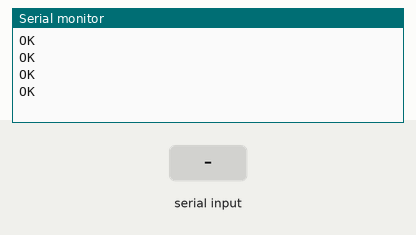
The sketch below on a simulated Arduino Uno, built with avr-gcc and run on an emulated ATmega328P. Parts: the last lines printed to the serial monitor. The test bench sets the inputs (shaded band). The modem accepts every AT command (registered, SIM ready, sends succeed) and sends nothing else.

Above: at 11.2 s.
11.3 s: "RING" received over Serial
At 11.8 s:
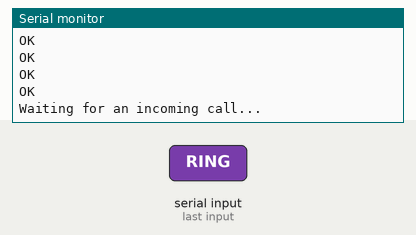
13.8 s: "RING" received over the second serial link
At 15.6 s:
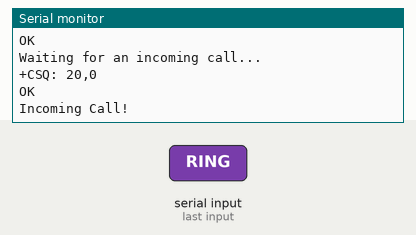
16.3 s: "S" received over Serial
At 18.5 s:
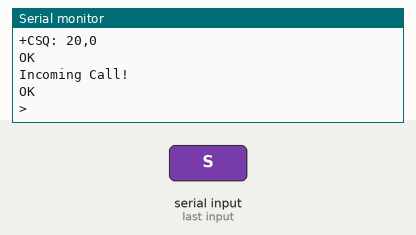
18.8 s: "B" received over Serial
At 21.0 s:
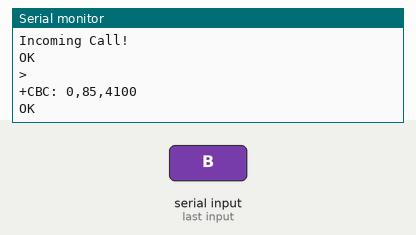

The sketch:

GSM_LATEST.ino
```cpp
#include <SoftwareSerial.h>

SoftwareSerial mySerial(10, 11); // RX, TX for GSM module

void setup() {
  Serial.begin(9600);
  mySerial.begin(9600);
  delay(2000);
  sendATCommand("AT");
  delay(1000);
  sendATCommand("AT+CMGF=1");
  delay(1000);
  sendATCommand("AT+CLIP=1");
  delay(1000);
  sendATCommand("ATA");
  delay(1000);
}

void loop() {
  if (Serial.available() > 0) {
    char command = Serial.read();
    switch (command) {
      case 'C':
        makeCall("+918123629524");
        break;
      case 'S':
        sendSMS("+918123629524", "Hello, this is an SMS from Arduino!");
        break;
      case 'R':
        Serial.println("Waiting for an incoming call...");
        break;
      case 'G':
        getSignalStrength();
        break;
      case 'B':
        getBatteryLevel();
        break;
      //default:
        //Serial.println("Invalid command. Available commands: C (Call), S (Send SMS), R (Receive call), G (Get signal strength), B (Get battery level)");
    }
  }

  if (mySerial.available()) {
    String response = mySerial.readString();
    if (response.indexOf("RING") != -1) {
      Serial.println("Incoming Call!");
      answerCall();
    }
  }
}

void sendATCommand(String command) {
  mySerial.println(command);
  delay(1000);
  while (mySerial.available()) {
    char c = mySerial.read();
    Serial.print(c);
  }
  Serial.println();
}

void makeCall(String phoneNumber) {
  sendATCommand("ATD" + phoneNumber + ";");
  delay(10000);
  sendATCommand("ATH");
}

void sendSMS(String phoneNumber, String message) {
  sendATCommand("AT+CMGS=\"" + phoneNumber + "\"");
  delay(1000);
  mySerial.print(message);
  mySerial.write(26);
}

void answerCall() {
  sendATCommand("ATA");
}

void getSignalStrength() {
  sendATCommand("AT+CSQ");
}

void getBatteryLevel() {
  sendATCommand("AT+CBC");
}
```

Measured:
- after the input at 11.3 s, the serial monitor: prints a new line at once (image 1)
- after the input at 13.8 s, the serial monitor: prints a new line after 1.0 s (image 2)
- after the input at 16.3 s, the serial monitor: prints a new line after 1.0 s (image 3)
- after the input at 18.8 s, the serial monitor: prints a new line after 1.6 s (image 4)
